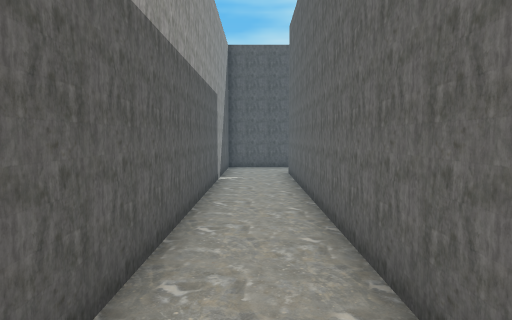
view 1 (above)

24 first-person views from a walk through a Godot game level. The camera is 1.4 m above the floor, tilts 4° down and sees 75° across. Doors that lead somewhere are drawn open, without their leaves. The floor is counted in squares, 1 m on a side. Each view is taken from the middle of a square. On the plan, view 1 faces up. The plan holds only what a view shows up to about 15 squares ahead; the rest is blank. The place goes on beyond the plan. Flat picture figures and markers are left out.

view 2
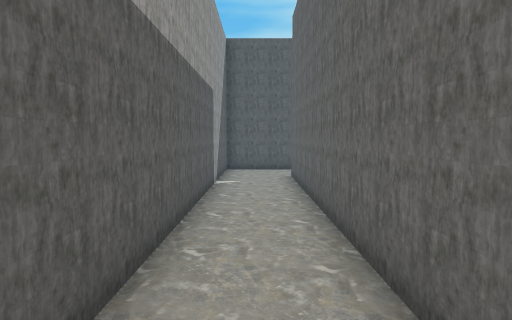

view 3
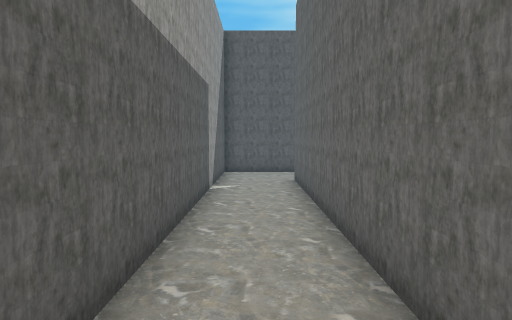

view 4
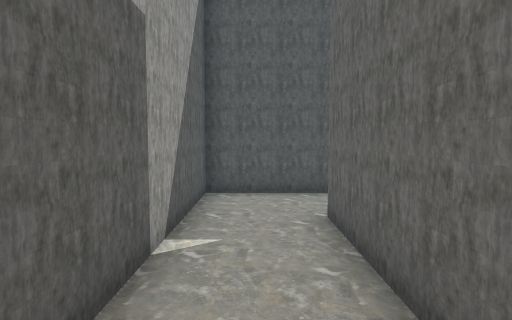

view 5
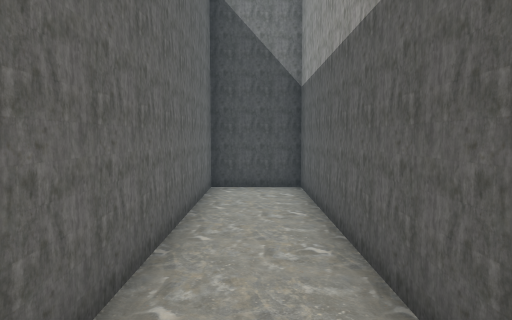

view 6
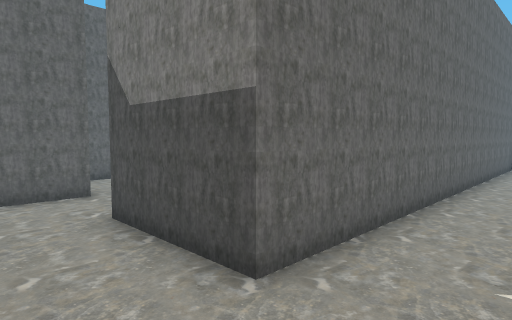

view 7
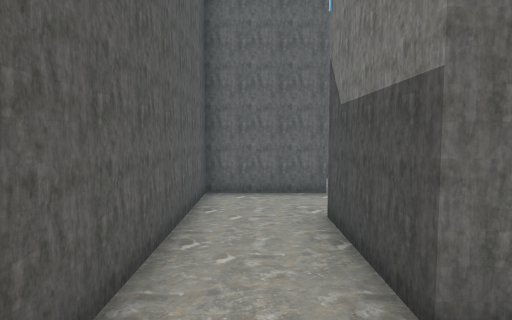

view 8
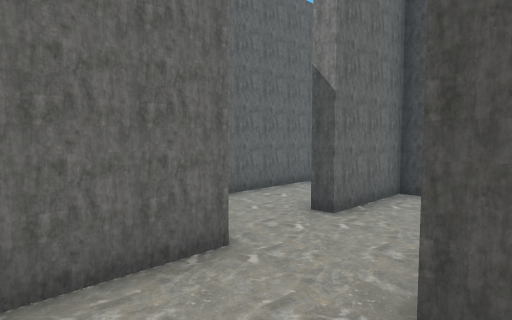

view 9
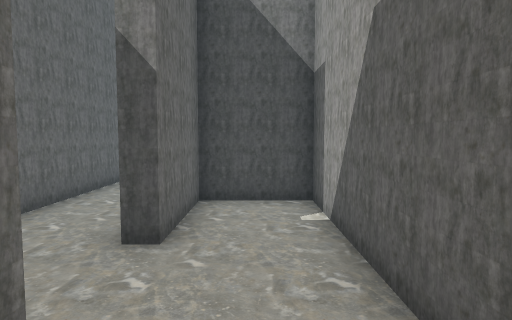

view 10
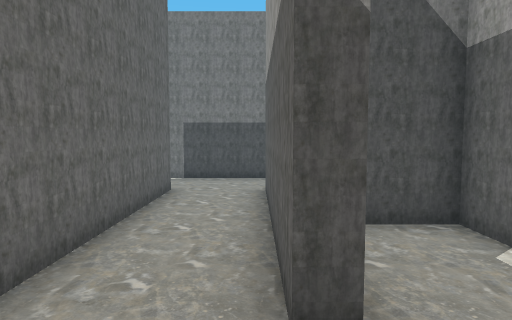

view 11
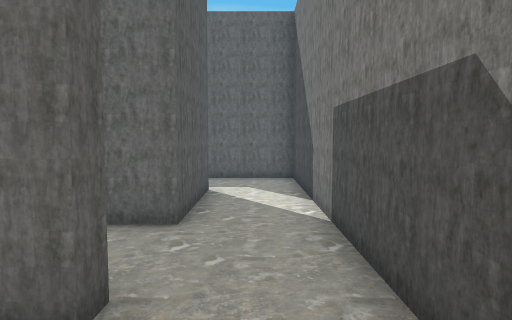

view 12
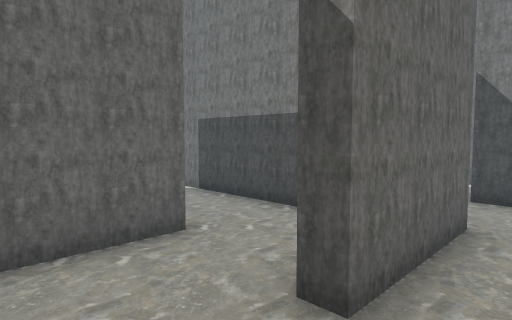

view 13
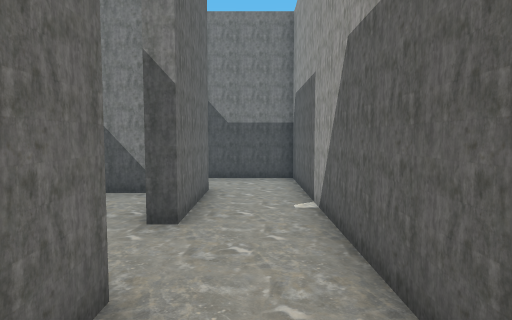

view 14
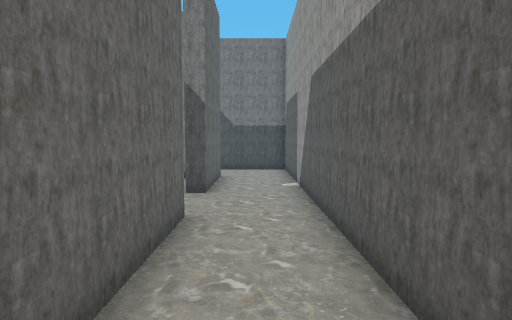

view 15
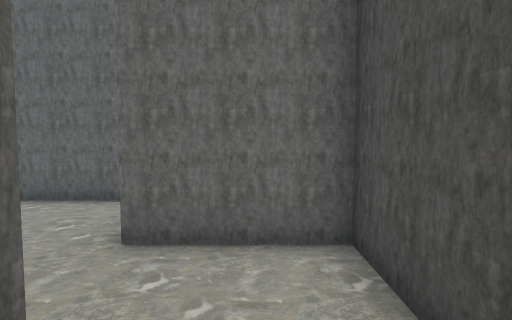

view 16
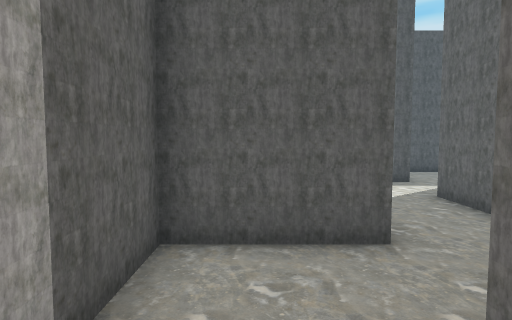

view 17
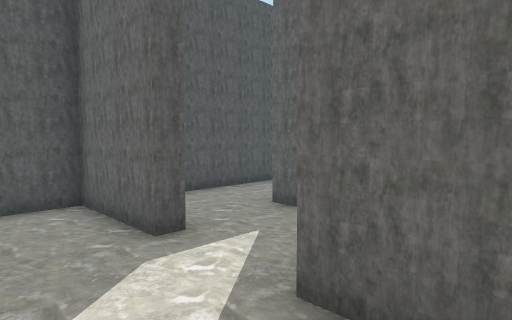

view 18
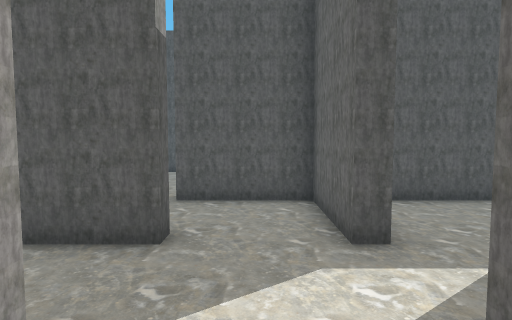

view 19
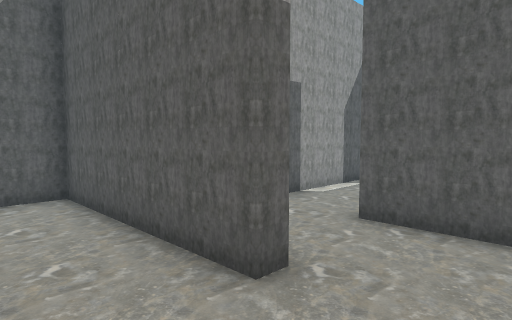

view 20
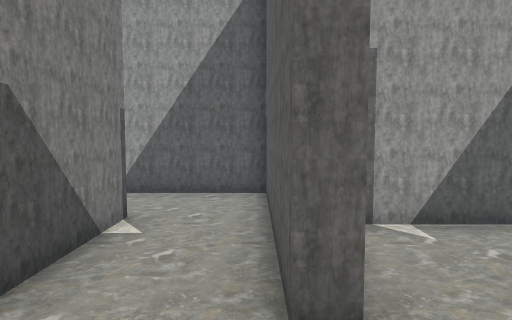

view 21
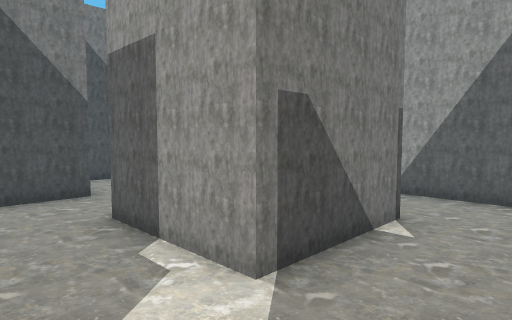

view 22
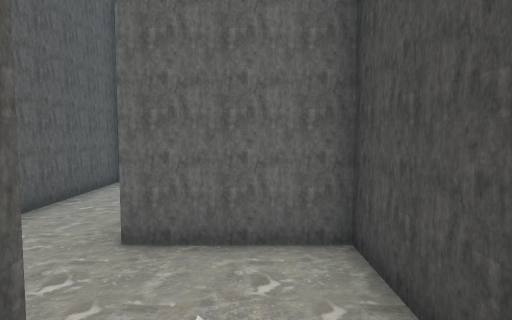

view 23
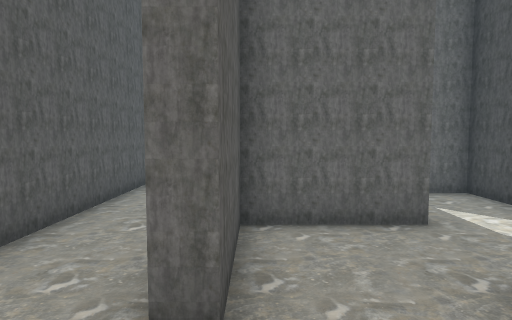

view 24
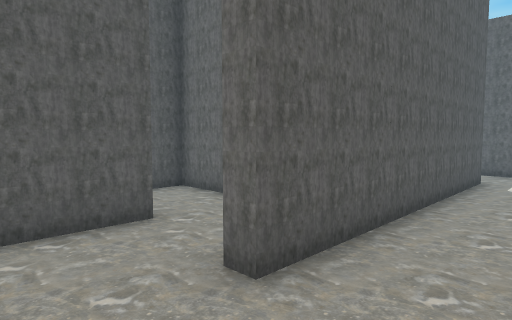

### Floor plan
Points are (right, up) in squares from view 1. A wall is a line through its corners. A room is listed if a view was taken in it or the views show most of it. See-through windows are left out.
Room 1 (views 1, 2, 3, 4, 5, 6, 7, 8, 9)
walls: (7.2, 13.5) (7.2, 15.2) (-1.2, 15.2) (-1.2, -2.3) (1.3, -2.3) (1.3, 12.7) (4.7, 12.7)
ways out: opening at (5.5, 13) to room 2
Room 2 (views 10, 15, 16, 17, 18, 19, 20, 21, 22)
walls: (13.1, 9.8) (16.7, 9.8) (16.7, 6.2) (13.8, 6.2) (13.8, 3.5); (16.7, 12.3) (10.7, 12.3) (10.7, 8.8); (13.8, 3.2) (10.2, 3.2) (10.2, 11.6); (19.3, 4.9) (19.3, 9.8) (22.3, 9.8) (22.3, 12.8); (19.9, 12.3) (19.3, 12.3); (7.2, 12.1) (7.2, 13.5); (7.8, 3.2) (7.2, 3.2); (4.7, 12.7) (4.7, 6.7) (7.2, 6.7) (7.2, 9.8) (7.7, 9.8) (7.7, 3.8); (6.4, 0.7) (16.3, 0.7) (16.3, 3.8) (18, 3.8); (27.5, 15.2) (20.9, 15.2)
ways out: opening at (5.5, 13) to room 1; opening at (7, 2.5) to room 3; opening at (17.5, 13) to room 4
Room 3 (views 11, 12, 13, 14)
walls: (4.2, 6.2) (4.2, 10.5); (7.2, 3.2) (7.2, 5.5); (5.4, 0.7) (6.4, 0.7); (4.2, 0.1) (4.2, 3.8) (4.8, 3.8); (1.7, 10.5) (1.7, -2.3) (3.4, -2.3)
ways out: opening at (7, 2.5) to room 2; opening at (4, -0.5)
Room 4 (views 23, 24)
walls: (16.9, 21.2) (14.5, 21.2); (16.7, 12.9) (16.7, 12.3); (13.8, 20.1) (13.8, 13.8); (19.3, 12.3) (19.3, 15.2) (16.3, 15.2) (16.3, 15.8); (25.9, 18.2) (16.3, 18.2) (16.3, 18.8)
ways out: opening at (17.5, 13) to room 2; opening at (17.5, 22)

Where each view was taken, in squares from view 1:
view 1: 0 up, 0 right, facing up
view 2: 1 up, 0 right, facing up
view 3: 2 up, 0 right, facing up
view 4: 7 up, 0 right, facing up
view 5: 7 up, 0 right, facing down
view 6: 15 up, 1 left, facing down-right
view 7: 14 up, 1 left, facing right
view 8: 15 up, 4 right, facing down-right
view 9: 14 up, 6 right, facing down
view 10: 12 up, 8 right, facing down
view 11: 2 up, 5 right, facing right
view 12: 6 up, 3 right, facing down-right
view 13: 9 up, 3 right, facing down
view 14: 12 up, 3 right, facing down
view 15: 2 up, 12 right, facing right
view 16: 2 up, 15 right, facing up
view 17: 8 up, 17 right, facing up-right
view 18: 8 up, 18 right, facing up
view 19: 10 up, 19 right, facing up-left
view 20: 12 up, 19 right, facing left
view 21: 12 up, 19 right, facing down-left
view 22: 11 up, 18 right, facing right
view 23: 15 up, 14 right, facing right
view 24: 16 up, 14 right, facing up-right
